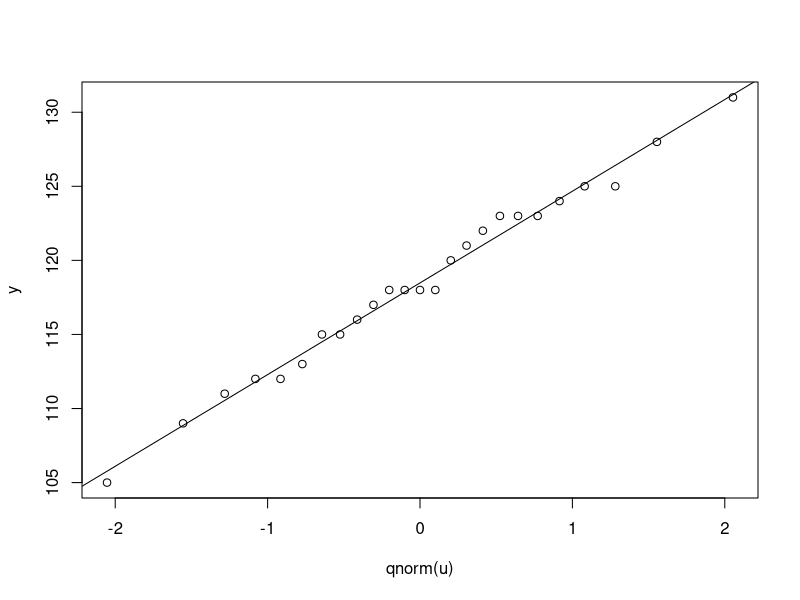

Reproduce this figure in R.
#*******************************************************************************************************#
#Author: Vivek Gupta
#Purpose: To run Wilcoxon signed rank test when the random variables has ties.  Otherwise use wilcox.test in R
#It runs hypothesis test agains median and for mean (since r.v is supposed to be symmetric to employ this test)
#Great and a very powerful test 

#Example setup of the analysis
#A new device has been developed which allows patients to evaluate their blood sugar levels.
#The most widely device currently on the market yields widely variable results. The new device is evaluated
#by 25 patients having nearly the same distribution of blood sugar levels yielding the following data:
  
#125 123 117 123 115 112 128 118 124
#111 116 109 125 120 113 123 112 118
#121 118 122 115 105 118 131

#Remember the conditions , random var Y must be continuous and symmetric (tails can be thicker than normal)
#Refer to Dr Longnecker notes for complete conditions. 
#Its a great, powerful test about median almost close to t-test and outsmarts t-tests when the tails are not normal

y =sort(c(125,123,117,123,115,112,128,118,124,
          111,116,109,125,120,113,123,112,118,
          121,118,122,115,105,118,131))
n=length(y)
u =seq(1/(2*n),1-1/(2*n),1/n)

#confirm symmetry or normality (normality not neccessary)
plot(qnorm(u),y)
abline(lm(y~qnorm(u)))

shapiro.test(y)

#H0 : mu_tilde >= 120 , H1: mu_tilde < 120;p < 1/2
med0=120
x=y-120

x1=x[x != 0]
nstar=length(x1)
c1=sort(abs(x1))
c2=order(sort(abs(x1)))
r= rep(0,nstar) #holds relative ranks based on abs values of x's
cr=rep(0,nstar) #holds correspondign ranks based on true values of x's
while(any(r==0))
{
  i=  as.vector(which(r==0))[1]
  r[which(c1==c1[i])]=mean(c2[which(c1==c1[i])]) #populate rank with ties
}
which(c1==abs(x1[2]))
for (index in 1:length(x1)) {
  cr[index]=r[which(c1==abs(x1[index]))[1]]
  
}
wplus= sum(cr[which(x1>0)])
wminus= sum(r[which(x1<0)])

qsignrank(.05,nstar,TRUE)

# We have wplus, test statistic =112.5 and critical value = 92, since wplus is greater than critical
#value we fail to reject the null hypotheis

#pvalue
psignrank(wplus,nstar,TRUE)
#0.1514496

#wilcox.test(y,rep(190,25),alternative = "less", paired = T, conf.int=T) Cannot compute with ties
#3) 95% bounds on the median. 